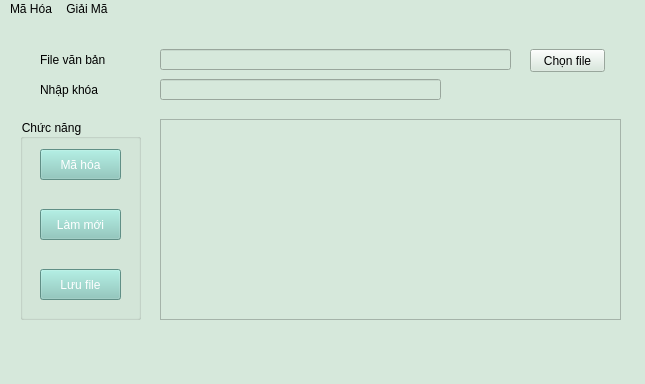
<?xml version="1.0" encoding="UTF-8"?>
<ui version="4.0">
 <class>MainWindow</class>
 <widget class="QMainWindow" name="MainWindow">
  <property name="geometry">
   <rect>
    <x>0</x>
    <y>0</y>
    <width>645</width>
    <height>384</height>
   </rect>
  </property>
  <property name="font">
   <font>
    <pointsize>12</pointsize>
    <weight>50</weight>
    <bold>false</bold>
   </font>
  </property>
  <property name="windowTitle">
   <string>Mã Hóa Belasco</string>
  </property>
  <property name="styleSheet">
   <string notr="true">background-color: rgb(214, 232, 219);
</string>
  </property>
  <property name="iconSize">
   <size>
    <width>24</width>
    <height>24</height>
   </size>
  </property>
  <widget class="QWidget" name="centralwidget">
   <widget class="QGroupBox" name="groupBox_4">
    <property name="geometry">
     <rect>
      <x>20</x>
      <y>100</y>
      <width>121</width>
      <height>201</height>
     </rect>
    </property>
    <property name="title">
     <string>Chức năng</string>
    </property>
    <widget class="QPushButton" name="pB_MaHoa">
     <property name="geometry">
      <rect>
       <x>20</x>
       <y>30</y>
       <width>81</width>
       <height>31</height>
      </rect>
     </property>
     <property name="styleSheet">
      <string notr="true">background-color: rgb(134, 200, 188);
color: rgb(255, 255, 255);</string>
     </property>
     <property name="text">
      <string>Mã hóa</string>
     </property>
    </widget>
    <widget class="QPushButton" name="pB_Refresh">
     <property name="geometry">
      <rect>
       <x>20</x>
       <y>90</y>
       <width>81</width>
       <height>31</height>
      </rect>
     </property>
     <property name="styleSheet">
      <string notr="true">background-color: rgb(134, 200, 188);
color: rgb(255, 255, 255);</string>
     </property>
     <property name="text">
      <string>Làm mới</string>
     </property>
    </widget>
    <widget class="QPushButton" name="pB_LuuFile">
     <property name="geometry">
      <rect>
       <x>20</x>
       <y>150</y>
       <width>81</width>
       <height>31</height>
      </rect>
     </property>
     <property name="styleSheet">
      <string notr="true">background-color: rgb(0, 170, 255);
background-color: rgb(134, 200, 188);
color: rgb(255, 255, 255);</string>
     </property>
     <property name="text">
      <string>Lưu file</string>
     </property>
    </widget>
   </widget>
   <widget class="QLabel" name="label">
    <property name="geometry">
     <rect>
      <x>40</x>
      <y>30</y>
      <width>101</width>
      <height>21</height>
     </rect>
    </property>
    <property name="styleSheet">
     <string notr="true">color: rgb(0, 0, 0);
font: 75 12pt &quot;MS Shell Dlg 2&quot;;</string>
    </property>
    <property name="text">
     <string>File văn bản</string>
    </property>
   </widget>
   <widget class="QLabel" name="label_2">
    <property name="geometry">
     <rect>
      <x>40</x>
      <y>60</y>
      <width>101</width>
      <height>21</height>
     </rect>
    </property>
    <property name="styleSheet">
     <string notr="true">color: rgb(0, 0, 0);
font: 75 12pt &quot;MS Shell Dlg 2&quot;;</string>
    </property>
    <property name="text">
     <string>Nhập khóa</string>
    </property>
   </widget>
   <widget class="QLineEdit" name="lE_FileIn">
    <property name="geometry">
     <rect>
      <x>160</x>
      <y>30</y>
      <width>351</width>
      <height>21</height>
     </rect>
    </property>
    <property name="text">
     <string/>
    </property>
   </widget>
   <widget class="QLineEdit" name="lE_Key">
    <property name="geometry">
     <rect>
      <x>160</x>
      <y>60</y>
      <width>281</width>
      <height>21</height>
     </rect>
    </property>
    <property name="text">
     <string/>
    </property>
   </widget>
   <widget class="QPushButton" name="pB_ChooseFile">
    <property name="geometry">
     <rect>
      <x>530</x>
      <y>30</y>
      <width>75</width>
      <height>23</height>
     </rect>
    </property>
    <property name="text">
     <string>Chọn file</string>
    </property>
   </widget>
   <widget class="QTextBrowser" name="tB_Content">
    <property name="geometry">
     <rect>
      <x>160</x>
      <y>100</y>
      <width>461</width>
      <height>201</height>
     </rect>
    </property>
   </widget>
  </widget>
  <widget class="QMenuBar" name="menubar">
   <property name="geometry">
    <rect>
     <x>0</x>
     <y>0</y>
     <width>645</width>
     <height>22</height>
    </rect>
   </property>
   <widget class="QMenu" name="menuM_H_a">
    <property name="title">
     <string>Mã Hóa</string>
    </property>
    <widget class="QMenu" name="menuRSA">
     <property name="title">
      <string>RSA</string>
     </property>
     <addaction name="ac_MH_TaoKhoa"/>
     <addaction name="separator"/>
     <addaction name="ac_MH_RSA_2"/>
    </widget>
    <addaction name="ac_MH_SDES"/>
    <addaction name="separator"/>
    <addaction name="ac_MH_Belasco"/>
    <addaction name="separator"/>
    <addaction name="ac_MH_ChuyenVi"/>
    <addaction name="separator"/>
    <addaction name="ac_MH_Vigenere"/>
    <addaction name="separator"/>
    <addaction name="menuRSA"/>
   </widget>
   <widget class="QMenu" name="menuGi_i_M">
    <property name="title">
     <string>Giải Mã</string>
    </property>
    <widget class="QMenu" name="menuRSA_2">
     <property name="title">
      <string>RSA</string>
     </property>
     <addaction name="ac_GM_TaoKhoa"/>
     <addaction name="separator"/>
     <addaction name="ac_GM_RSA_2"/>
    </widget>
    <addaction name="ac_GM_SDES"/>
    <addaction name="separator"/>
    <addaction name="ac_GM_Belasco"/>
    <addaction name="separator"/>
    <addaction name="ac_GM_ChuyenVi"/>
    <addaction name="separator"/>
    <addaction name="ac_GM_Vigenre"/>
    <addaction name="separator"/>
    <addaction name="menuRSA_2"/>
   </widget>
   <addaction name="menuM_H_a"/>
   <addaction name="menuGi_i_M"/>
  </widget>
  <widget class="QStatusBar" name="statusbar"/>
  <action name="ac_MH_RSA">
   <property name="text">
    <string>RSA</string>
   </property>
  </action>
  <action name="ac_MH_SDES">
   <property name="text">
    <string>SDES</string>
   </property>
  </action>
  <action name="ac_MH_Belasco">
   <property name="text">
    <string>Belasco</string>
   </property>
  </action>
  <action name="ac_MH_ChuyenVi">
   <property name="text">
    <string>Chuyển vị</string>
   </property>
  </action>
  <action name="ac_GM_RSA">
   <property name="text">
    <string>RSA</string>
   </property>
  </action>
  <action name="ac_GM_SDES">
   <property name="text">
    <string>SDES</string>
   </property>
  </action>
  <action name="ac_GM_Belasco">
   <property name="text">
    <string>Belasco</string>
   </property>
  </action>
  <action name="ac_GM_ChuyenVi">
   <property name="text">
    <string>Chuyển vị</string>
   </property>
  </action>
  <action name="ac_MH_Vigenere">
   <property name="text">
    <string>Vigenere</string>
   </property>
  </action>
  <action name="ac_GM_Vigenre">
   <property name="text">
    <string>Vigenere</string>
   </property>
  </action>
  <action name="ac_MH_TaoKhoa">
   <property name="text">
    <string>Tạo khóa</string>
   </property>
  </action>
  <action name="ac_MH_RSA_2">
   <property name="text">
    <string>Mã hóa</string>
   </property>
  </action>
  <action name="ac_GM_TaoKhoa">
   <property name="text">
    <string>Tạo Khóa</string>
   </property>
  </action>
  <action name="ac_GM_RSA_2">
   <property name="text">
    <string>Giải Mã</string>
   </property>
  </action>
 </widget>
 <resources/>
 <connections/>
</ui>
